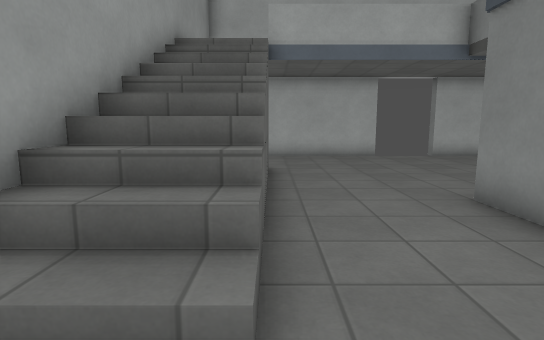
view 1 (above)

15 first-person views from a walk through a level from a Godot 3-D game. The camera is 1.3 m above the floor, tilts 8° down and sees 80° across. The floor is counted in squares, 1 m on a side. Each view is taken from the middle of a square. On the plan, view 1 faces up. The plan holds only what a view shows up to about 14 squares ahead; the rest is blank. The place goes on beyond the plan. Surface patterns are stand-ins for the level's own textures.

view 2
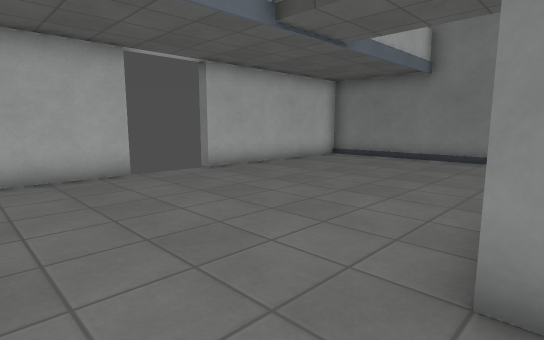

view 3
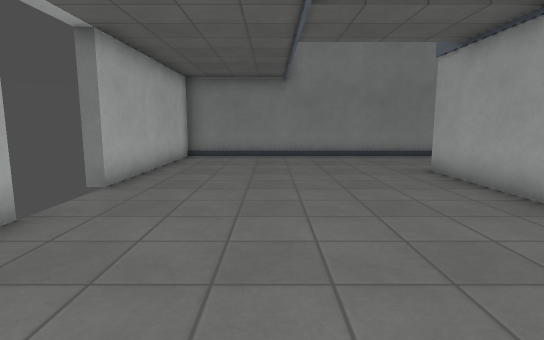

view 4
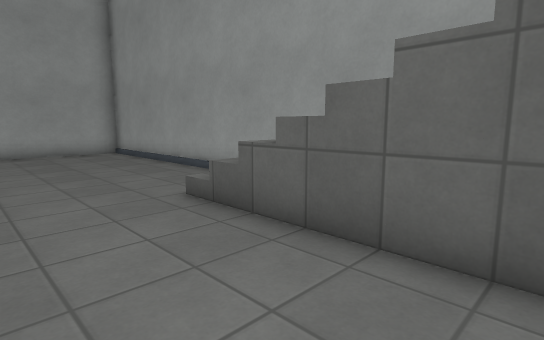

view 5
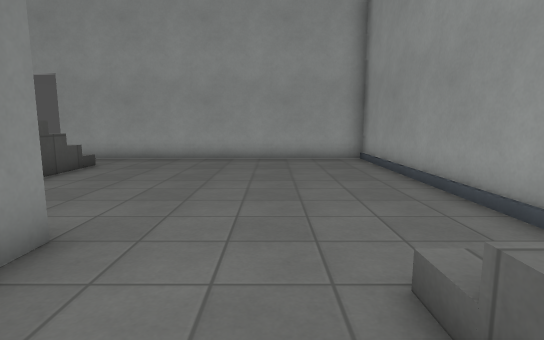

view 6
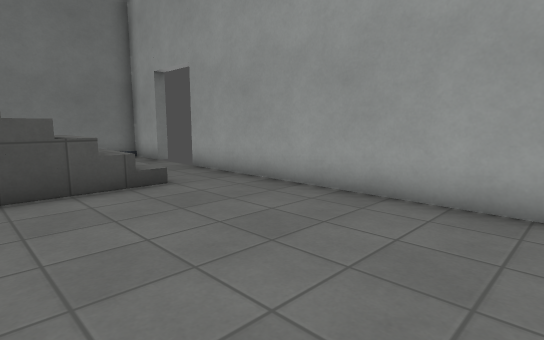

view 7
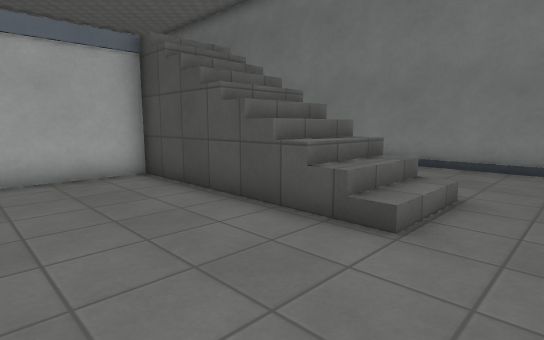

view 8
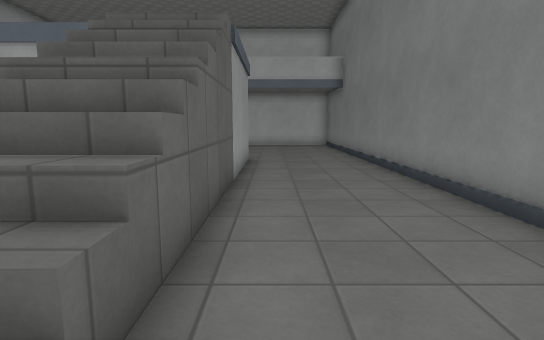

view 9
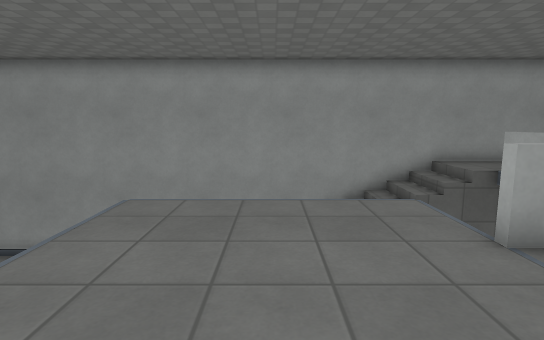

view 10
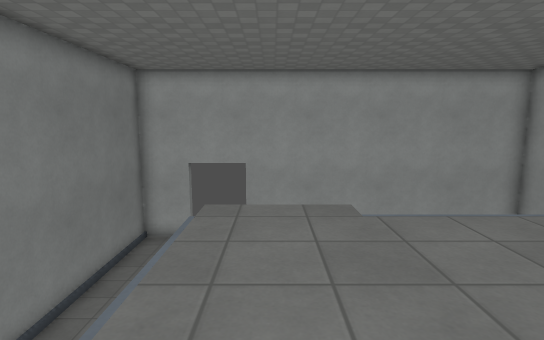

view 11
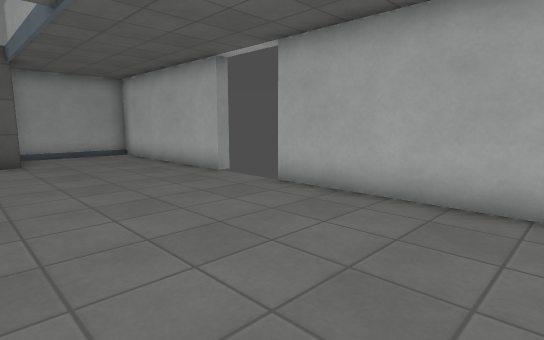

view 12
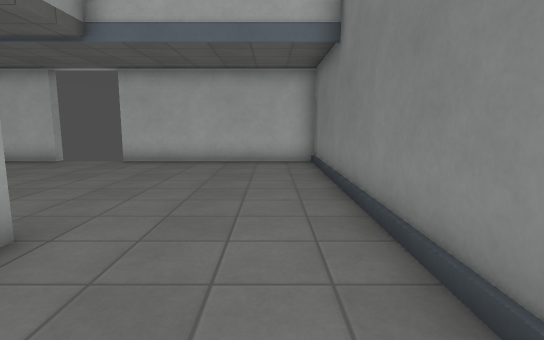

view 13
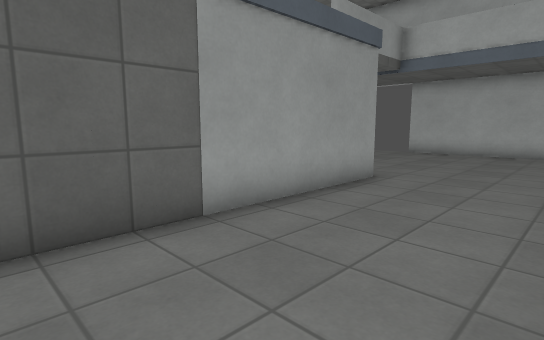

view 14
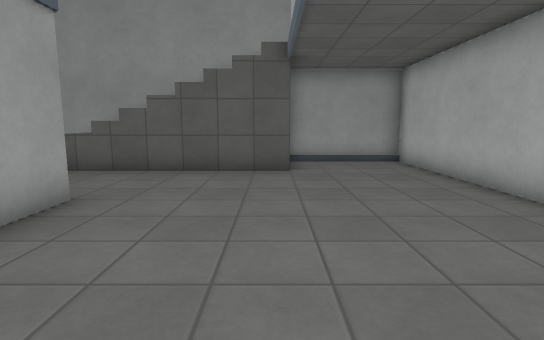

view 15
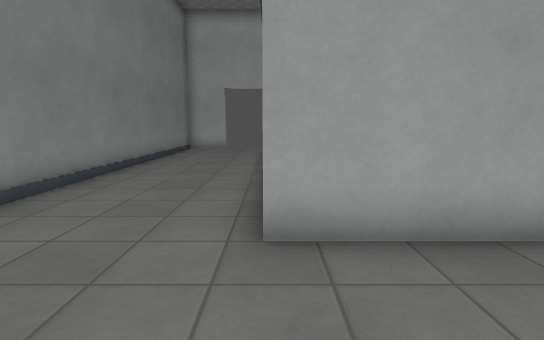

### Floor plan
Key: @ floor where view 1 was taken; # wall or solid block; x gap in a wall; . main floor; : floor 3.5 m higher than the main floor; / step, stairs or slope; = window, fence, low wall or low ledge.
Columns run from 3 left of view 1 to 14 right of it. Each row starts with its distance up from view 1.
 14 #######x  x#######
 13 #................#
 12 #................#
 11 #................#
 10 #................#
  9 #::#.............#
  8 #///.............#
  7 #///.............#
  6 #///.....#.#.....#
  5 #///...:::::/....#
  4 #///...:::: /....#
  3 #///...:::::/....#
  2 #///...:::::/....#
  1 #......:::::/....#
  0 #..@......///....#
 -1 #.........///....#
 -2 #.........///....#
 -3 #.........///....#
 -4 #.........///....#
 -5 #.........//=....#
 -6 #.........///....#
 -7 #................#
 -8 #................#
 -9 ############x  ###

Where each view was taken, in squares from view 1:
view 1: 0 up, 0 right, facing up
view 2: 5 up, 1 right, facing up-right
view 3: 10 up, 0 right, facing right
view 4: 7 up, 3 right, facing down-left
view 5: 4 up, 1 right, facing down
view 6: 3 down, 0 right, facing down-right
view 7: 8 down, 3 right, facing up-right
view 8: 7 down, 10 right, facing up
view 9: 3 up, 9 right, facing left
view 10: 5 up, 8 right, facing down
view 11: 8 up, 12 right, facing up-left
view 12: 2 up, 12 right, facing up
view 13: 2 down, 13 right, facing up-left
view 14: 9 up, 9 right, facing left
view 15: 9 up, 9 right, facing down
